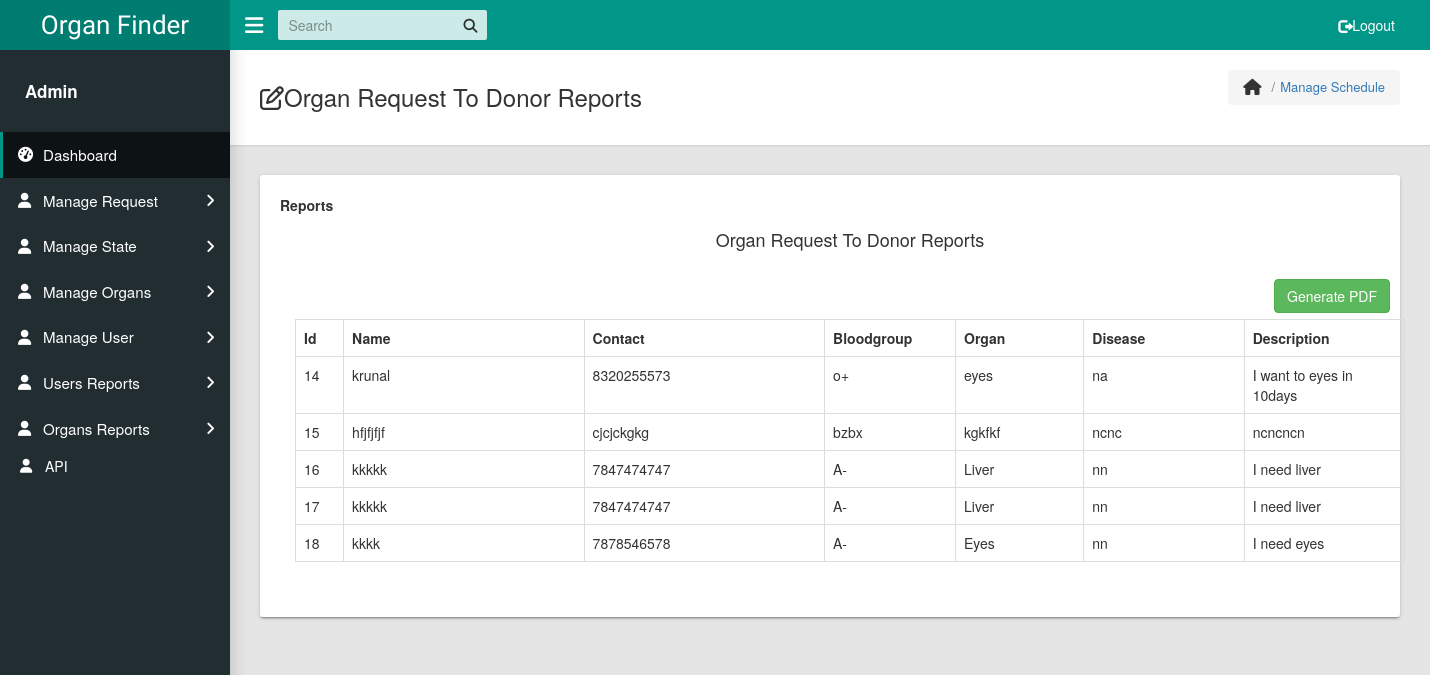
The app's page /reports/ReqOrgansReport.php with its own data.
### tables this page shows
CREATE TABLE `request` (
  `id` int(11) NOT NULL,
  `r_name` varchar(50) NOT NULL,
  `r_cnum` varchar(50) NOT NULL,
  `r_orgen` varchar(100) NOT NULL,
  `r_bloodgroup` varchar(100) NOT NULL,
  `r_disease` varchar(100) NOT NULL,
  `r_description` varchar(100) NOT NULL
);

### reports/ReqOrgansReport.php (the view, shortened to what this page needs)
<?php
 function fetch_data()
 {
      $output = '';
    include "../config.php";
    $sql = "SELECT * FROM request ";
      $result = mysqli_query($conn, $sql);
      while($row = mysqli_fetch_array($result))
      {
      $output .= '<tr>
                          <td>'.$row["id"].'</td>
                          <td>'.$row["r_name"].'</td>
                          <td>'.$row["r_cnum"].'</td>
                          <td>'.$row["r_bloodgroup"].'</td>
                          <td>'.$row["r_orgen"].'</td>
                          <td>'.$row["r_disease"].'</td>
                          <td>'.$row["r_description"].'</td>
                     </tr>
                          ';
      }
      return $output;
 }
 ?>
<!DOCTYPE html>
<html lang="en">
<head>
    <link rel="stylesheet" type="text/css" href="../css/main.css">
	<link rel="stylesheet" href="https://maxcdn.bootstrapcdn.com/bootstrap/3.4.0/css/bootstrap.min.css">
    <link rel="stylesheet" type="text/css" href="../../../maxcdn.bootstrapcdn.com/font-awesome/4.7.0/css/font-awesome.min.css">
  </head>
  <body class="app sidebar-mini rtl">
    <header class="app-header"><a class="app-header__logo" href="../dashboard.php">Organ Finder</a>
      <a class="app-sidebar__toggle" href="#" data-toggle="sidebar" aria-label="Hide Sidebar"></a>
      <ul class="app-nav">
        <li class="app-search">
          <input class="app-search__input" type="search" placeholder="Search">
          <button class="app-search__button"><i class="fa fa-search"></i></button>
        </li>
    			<li class="app-nav">
				<a class="treeview-item" href="logout.php"><i class="glyphicon glyphicon-log-out"></i> Logout</a>
				</li>
    </header>
    <aside class="app-sidebar">
      <div class="app-sidebar__user"><img class="app-sidebar__user-avatar" src="admin.png" alt="">
        <div>
          <p class="app-sidebar__user-name"><b>Admin</b></p>
        </div>
      </div>
      <ul class="app-menu">
        <li><a class="app-menu__item active" href="../dashboard.php"><i class="app-menu__icon fa fa-dashboard"></i><span class="app-menu__label">Dashboard</span></a></li>
	<li class="treeview"><a class="app-menu__item" href="#" data-toggle="treeview"><i class="app-menu__icon fa fa-user">
      </i><span class="app-menu__label">Manage Request</span><i class="treeview-indicator fa fa-angle-right"></i></a>
        </li>
        <li class="treeview"><a class="app-menu__item" href="#" data-toggle="treeview"><i class="app-menu__icon fa fa-user"></i><span class="app-menu__label">Manage State</span><i class="treeview-indicator fa fa-angle-right"></i></a>
        </li>
       <li class="treeview"><a class="app-menu__item" href="#" data-toggle="treeview"><i class="app-menu__icon fa fa-user"></i><span class="app-menu__label">Manage Organs</span><i class="treeview-indicator fa fa-angle-right"></i></a>
        </li>
        <li class="treeview"><a class="app-menu__item" href="#" data-toggle="treeview"><i class="app-menu__icon fa fa-user"></i><span class="app-menu__label">Manage User</span><i class="treeview-indicator fa fa-angle-right"></i></a>
        </li>
		<li class="treeview"><a class="app-menu__item" href="#" data-toggle="treeview"><i class="app-menu__icon fa fa-user"></i><span class="app-menu__label"> Users Reports</span><i class="treeview-indicator fa fa-angle-right"></i></a>
		  </li>
		  <li class="treeview"><a class="app-menu__item" href="#" data-toggle="treeview"><i class="app-menu__icon fa fa-user"></i>
		<span class="app-menu__label">Organs Reports</span><i class="treeview-indicator fa fa-angle-right"></i></a>
		  </li>
		  <li><a class="treeview-item" href="../api.php"><i class="app-menu__icon fa fa-user"></i> API</a></li>
      </ul>
    </aside>
    <main class="app-content">
      <div class="app-title">
        <div>
          <h1><i class="fa fa-edit"></i>Organ Request To Donor Reports</h1>
        </div>
        <ul class="app-breadcrumb breadcrumb">
          <li class="breadcrumb-item"><i class="fa fa-home fa-lg"></i></li>
          <li class="breadcrumb-item"><a href="#">Manage Schedule</a></li>
        </ul>
      </div>
      <div class="row">
        <div class="col-md-12">
          <div class="tile">
            <div class="row">
              <div class="col-lg-6">
                  <div class="form-group">
                  <label for="exampleSelect1">Reports</label>
            			<div class="container">
                 <h4 align="center">Organ Request To Donor Reports</h4><br />
                 <div class="table-responsive">
                    <div class="col-md-12" align="right">
                     <form method="post">
                          <input type="submit" name="generate_pdf" class="btn btn-success" value="Generate PDF" />
                     </form>
                     </div>
                     <br/>
                     <br/>
                     <table class="table table-bordered">
                          <tr>
                            <th width="3%">Id</th>
                              <th width="15%">Name</th>
                               <th width="15%">Contact</th>
                               <th width="7%">Bloodgroup</th>
                               <th width="8%">Organ</th>
                               <th width="10%">Disease</th>
                               <th width="10%">Description</th>
                          </tr>
                     <?php
                     echo fetch_data();
                     ?>
                     </table>
                  	</div>
                  </div>
                </div>
            </div>
          </div>
        </div>
      </div>
    </main>
	</body>
</html>

### records on screen
request: id "14", r_name "krunal", r_cnum "8320255573", r_bloodgroup "o+", r_orgen "eyes", r_disease "na", r_description "I want to eyes in 10days"
request: id "15", r_name "hfjfjfjf", r_cnum "cjcjckgkg", r_bloodgroup "bzbx", r_orgen "kgkfkf", r_disease "ncnc", r_description "ncncncn"
request: id "16", r_name "kkkkk", r_cnum "7847474747", r_bloodgroup "A-", r_orgen "Liver", r_disease "nn", r_description "I need liver"
request: id "17", r_name "kkkkk", r_cnum "7847474747", r_bloodgroup "A-", r_orgen "Liver", r_disease "nn", r_description "I need liver"
request: id "18", r_name "kkkk", r_cnum "7878546578", r_bloodgroup "A-", r_orgen "Eyes", r_disease "nn", r_description "I need eyes"
